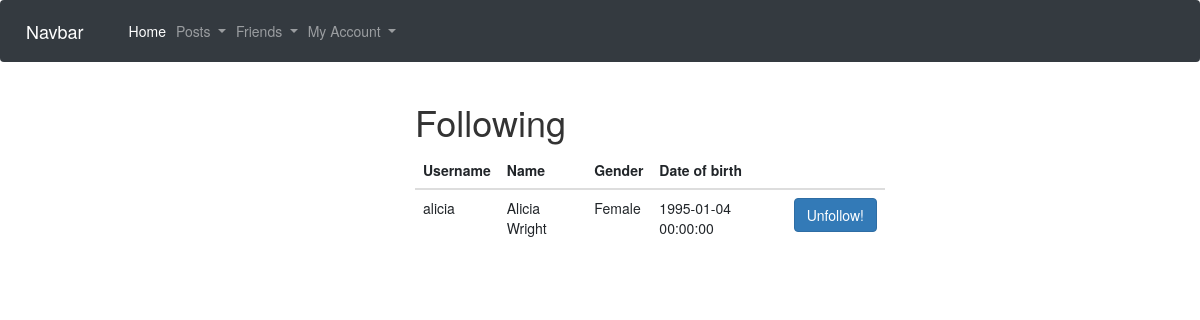
Screenshot of /following (signed in) with the database file from the repository.
### app/models.py (models this page shows, shortened)
class User(UserMixin, db.Model):
    id = db.Column(db.Integer, primary_key=True)
    name = db.Column(db.String(120))
    username = db.Column(db.String(64), index=True, unique=True)
    password = db.Column(db.String(128))
    dob = db.Column(db.DateTime)
    gender = db.Column(db.String(20))
    posts = db.relationship('Post', backref='author', lazy='dynamic')
    friends = db.relationship('User',
                            secondary=friendship,
                            primaryjoin=id==friendship.c.user_id,
                            secondaryjoin=id==friendship.c.friend_id)

### app/views.py (the view)
@app.route('/following', methods=['GET', 'POST'])
@login_required
def following():
    following = current_user.friends
    return render_template('following.html', title="All Users", users=following)

### app/models.py (called while the page is built)
@login.user_loader
def load_user(id):
    return User.query.get(int(id))

### app/templates/following.html
{% extends "base.html" %}
{% block content %}
<h1>Following</h1>
<table class="table">
    <thead>
      <tr>
        <th>Username</th>
        <th>Name</th>
        <th>Gender</th>
        <th>Date of birth</th>
        <th></th>
      </tr>
    </thead>
    <tbody>
    {% for user in users %}
    <tr>
      <td>{{user.username}}</td>
      <td>{{user.name}}</td>
      <td>{{user.gender}}</td>
      <td>{{user.dob}}</td>
      <td><a href="/unfollow/{{user.id}}"><button type="button" class="btn btn-primary">Unfollow!</button></a></td>
    </tr>
    {% endfor %}
  </tbody>
</table>
{% endblock %}

### rows the page displays
User: username "alicia", name "Alicia Wright", gender "Female", dob "1995-01-04 00:00:00"
